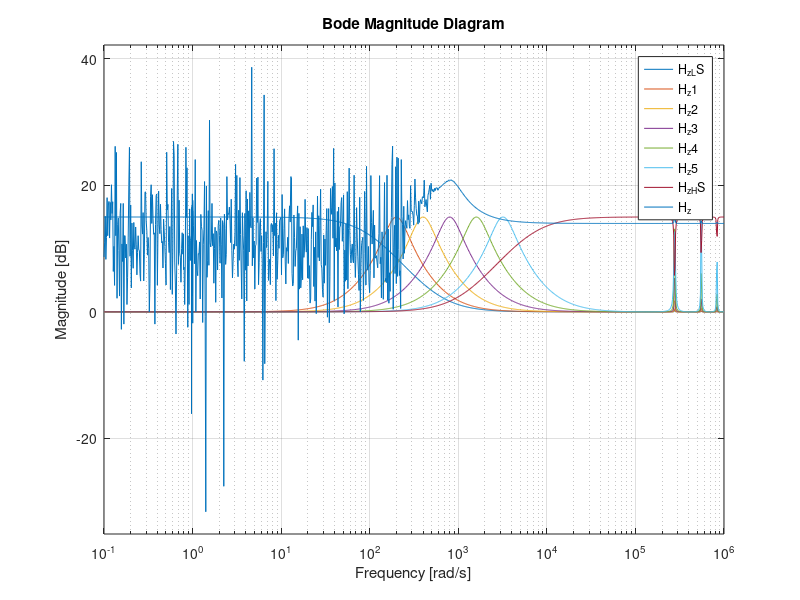

Recreate this plot in MATLAB.
%% z-domain equalizer
clear all;
format long g;
Fs = 44100;
Fp = 44100;
Td = 1/Fs;
om_zero_sh = [100, 6400];
om_zero_peak = [200,400,800,1600,3200];
%om_zero_pw = 2/Td*tan(om_zero/2)
%om_zero_pw = 2*atan(om_zero*Td/2)
om_zero_pw = 2*Fs*tan(om_zero_peak/(2*Fs));
om_zero_pw_sh = 2*Fs*tan(om_zero_sh/(2*Fs));
Q = 1.6;
G = 4.6234;
s = tf('s');
z = tf('z',Td);
a = zeros(3,5);
b = zeros(3,5);
c = zeros(2,2);
d = zeros(2,2);

%Low Shelving coefficients
c(1,1) = 2+om_zero_pw_sh(1)*Td*(G+1);
c(2,1) = -2+om_zero_pw_sh(1)*(G+1)*Td;
d(1,1) = 2+om_zero_pw_sh(1)*Td;
d(2,1) = -2+om_zero_pw_sh(1)*Td;

%High Shelving coefficients
c(1,2) = 2*(G+1)+om_zero_pw_sh(2)*Td;
c(2,2) = -2*(G+1)+om_zero_pw_sh(2)*Td;
d(1,2) = 2+om_zero_pw_sh(2)*Td;
d(2,2) = -2+om_zero_pw_sh(2)*Td;
 

%Peak coefficients 
for k = 1:5
b(1,k) = Q*4+om_zero_pw(k)*2*Td+Q*om_zero_pw(k)^2*Td^2;
b(2,k) = (-Q*8+2*Q*om_zero_pw(k)^2*Td^2)
b(3,k) = (Q*4-om_zero_pw(k)*2*Td+Q*om_zero_pw(k)^2*Td^2)
a(1,k) = (Q*4+(G+1)*2*om_zero_pw(k)*Td+Q*om_zero_pw(k)^2*Td^2)
a(2,k) = (-Q*8+2*Q*om_zero_pw(k)^2*Td^2)
a(3,k) = (Q*4-(G+1)*om_zero_pw(k)*2*Td+Q*om_zero_pw(k)^2*Td^2)
end

%Low shelving filter
H_z_LS = (z*c(1,1)+c(2,1))/(z*d(1,1)+d(2,1));

%Peak 1
H_z1 = (z^2*a(1,1)+z*a(2,1)+a(3,1))/(z^2*b(1,1)+z*b(2,1)+b(3,1))

%Peak 2
H_z2 = (z^2*a(1,2)+z*a(2,2)+a(3,2))/(z^2*b(1,2)+z*b(2,2)+b(3,2))

%Peak 3
H_z3 = (z^2*a(1,3)+z*a(2,3)+a(3,3))/(z^2*b(1,3)+z*b(2,3)+b(3,3))

%Peak 4
H_z4 = (z^2*a(1,4)+z*a(2,4)+a(3,4))/(z^2*b(1,4)+z*b(2,4)+b(3,4))

%Peak 5
H_z5 = (z^2*a(1,5)+z*a(2,5)+a(3,5))/(z^2*b(1,5)+z*b(2,5)+b(3,5))

%High shelving filter
H_z_HS = (z*c(1,2)+c(2,2))/(z*d(1,2)+d(2,2));

H_z_01 = H_z4+H_z5+H_z_HS;
H_z_02 = 1+H_z2+H_z3+H_z4;
H_z_03 = H_z_LS+H_z1+H_z2;
H_z = 1+H_z1+H_z2+H_z3+H_z_LS


% Plot
% figure(1)
% bodemag(H_z1,{0.1,10^6})
% 
% figure(2)
% bodemag(H_z2,{0.1,10^6})
% 
% figure(3)
% bodemag(H_z3,{0.1,10^6})
% 
% figure(4)
% bodemag(H_z4,{0.1,10^6})
% 
% figure(5)
% bodemag(H_z5,{0.1,10^6})
% 
% figure(6)
% bodemag(H_z_LS,{0.1,10^6})
% 
% figure(7)
% bodemag(H_z_HS,{0.1,10^6})

figure(8)
bodemag(H_z_LS,H_z1,H_z2,H_z3,H_z4,H_z5,H_z_HS,H_z,{0.1,10^6})
